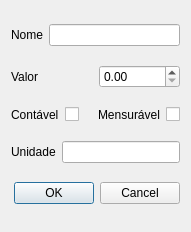
<?xml version="1.0" encoding="UTF-8"?>
<ui version="4.0">
 <class>Dialog</class>
 <widget class="QDialog" name="Dialog">
  <property name="geometry">
   <rect>
    <x>0</x>
    <y>0</y>
    <width>191</width>
    <height>232</height>
   </rect>
  </property>
  <property name="windowTitle">
   <string>Item</string>
  </property>
  <layout class="QVBoxLayout" name="verticalLayout">
   <item>
    <layout class="QHBoxLayout" name="horizontalLayout_4">
     <item>
      <widget class="QLabel" name="nomeLabel">
       <property name="text">
        <string>Nome</string>
       </property>
      </widget>
     </item>
     <item>
      <widget class="QLineEdit" name="nomeLineEdit"/>
     </item>
    </layout>
   </item>
   <item>
    <layout class="QHBoxLayout" name="horizontalLayout_5">
     <item>
      <widget class="QLabel" name="valorLabel">
       <property name="text">
        <string>Valor</string>
       </property>
      </widget>
     </item>
     <item>
      <widget class="QDoubleSpinBox" name="valorDoubleSpinBox"/>
     </item>
    </layout>
   </item>
   <item>
    <layout class="QHBoxLayout" name="horizontalLayout_3">
     <item>
      <layout class="QHBoxLayout" name="horizontalLayout_2">
       <item>
        <widget class="QLabel" name="contVelLabel">
         <property name="text">
          <string>Contável</string>
         </property>
        </widget>
       </item>
       <item>
        <widget class="QCheckBox" name="contCheckBox"/>
       </item>
      </layout>
     </item>
     <item>
      <layout class="QHBoxLayout" name="horizontalLayout">
       <item>
        <widget class="QLabel" name="mensurVelLabel">
         <property name="text">
          <string>Mensurável</string>
         </property>
        </widget>
       </item>
       <item>
        <widget class="QCheckBox" name="mensCheckBox"/>
       </item>
      </layout>
     </item>
    </layout>
   </item>
   <item>
    <layout class="QHBoxLayout" name="horizontalLayout_6">
     <item>
      <widget class="QLabel" name="unidadeLabel">
       <property name="text">
        <string>Unidade</string>
       </property>
      </widget>
     </item>
     <item>
      <widget class="QLineEdit" name="unidadeLineEdit"/>
     </item>
    </layout>
   </item>
   <item>
    <widget class="QDialogButtonBox" name="buttonBox">
     <property name="orientation">
      <enum>Qt::Horizontal</enum>
     </property>
     <property name="standardButtons">
      <set>QDialogButtonBox::Cancel|QDialogButtonBox::Ok</set>
     </property>
    </widget>
   </item>
  </layout>
 </widget>
 <resources/>
 <connections>
  <connection>
   <sender>buttonBox</sender>
   <signal>accepted()</signal>
   <receiver>Dialog</receiver>
   <slot>accept()</slot>
   <hints>
    <hint type="sourcelabel">
     <x>248</x>
     <y>254</y>
    </hint>
    <hint type="destinationlabel">
     <x>157</x>
     <y>274</y>
    </hint>
   </hints>
  </connection>
  <connection>
   <sender>buttonBox</sender>
   <signal>rejected()</signal>
   <receiver>Dialog</receiver>
   <slot>reject()</slot>
   <hints>
    <hint type="sourcelabel">
     <x>316</x>
     <y>260</y>
    </hint>
    <hint type="destinationlabel">
     <x>286</x>
     <y>274</y>
    </hint>
   </hints>
  </connection>
 </connections>
</ui>
